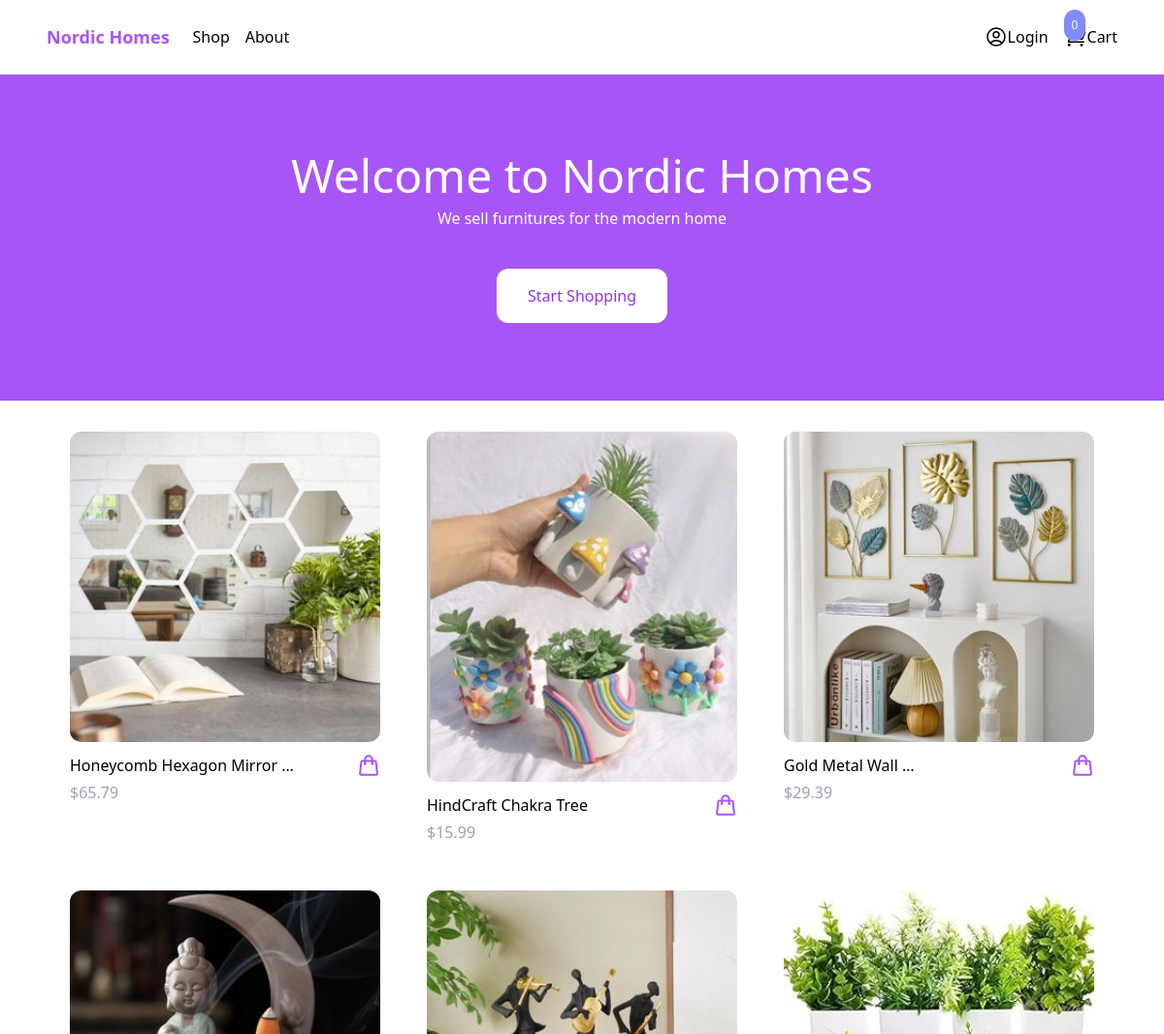
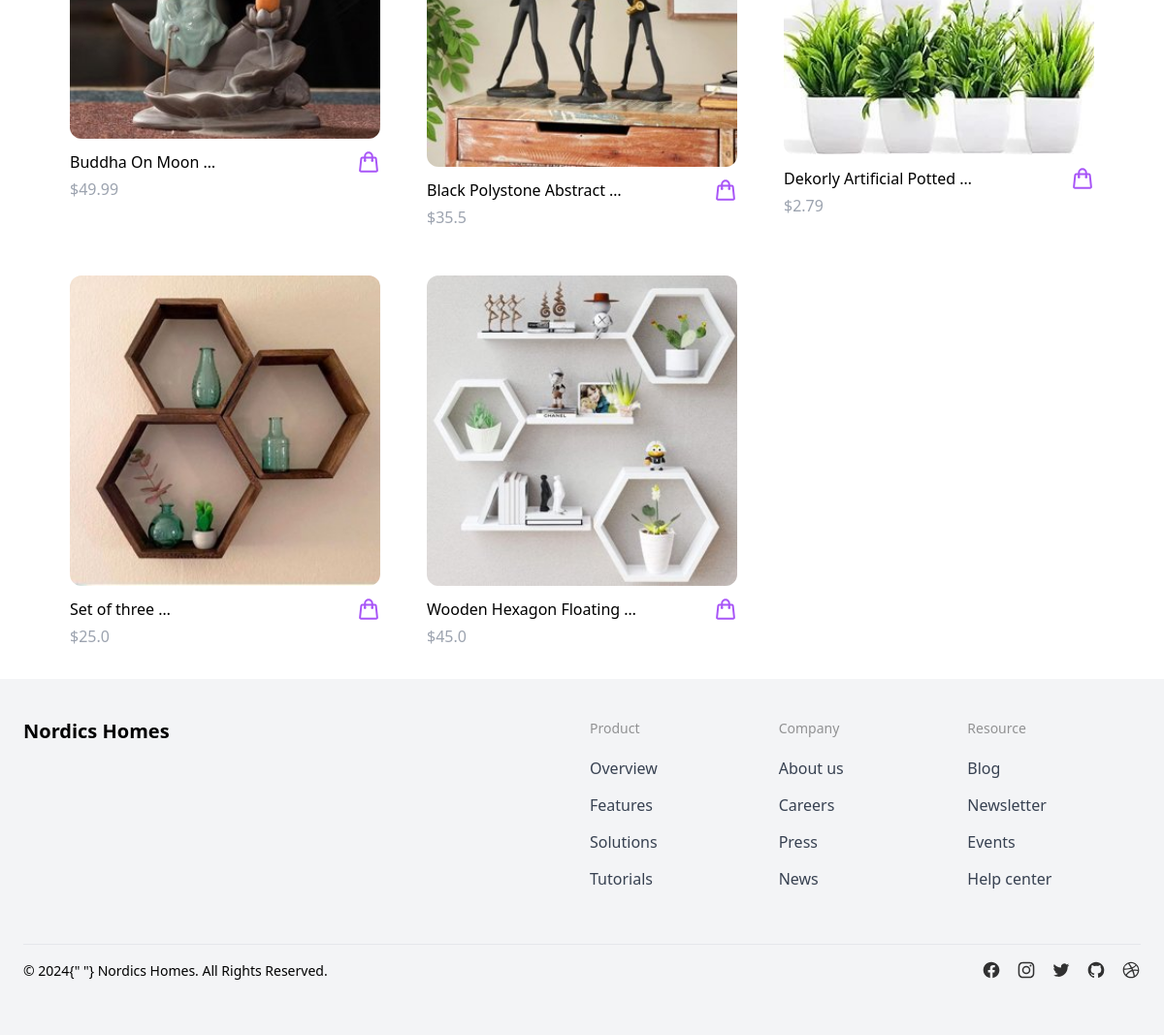
/, run on an earlier commit of the app's database (2 pictures, top to bottom).
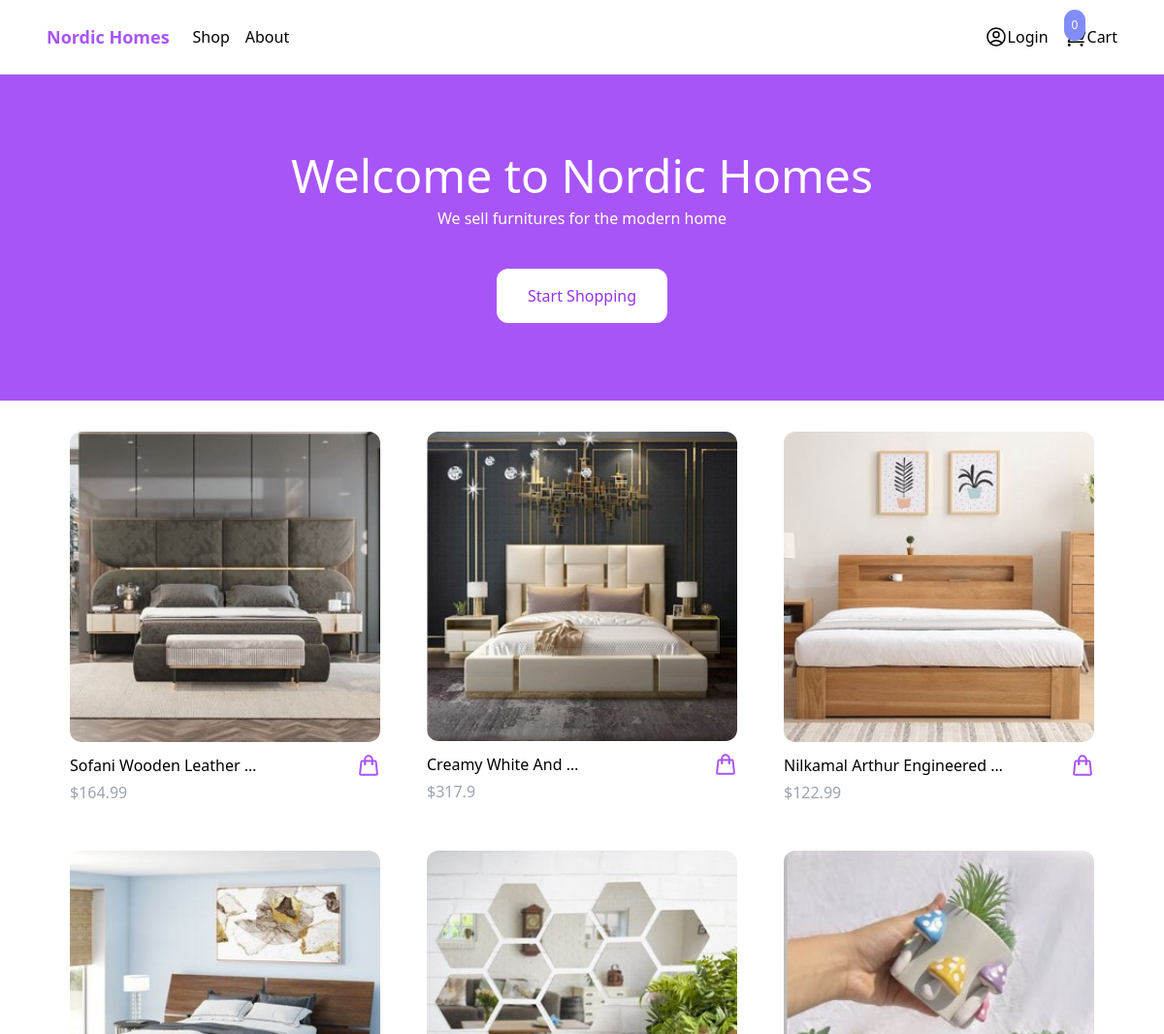
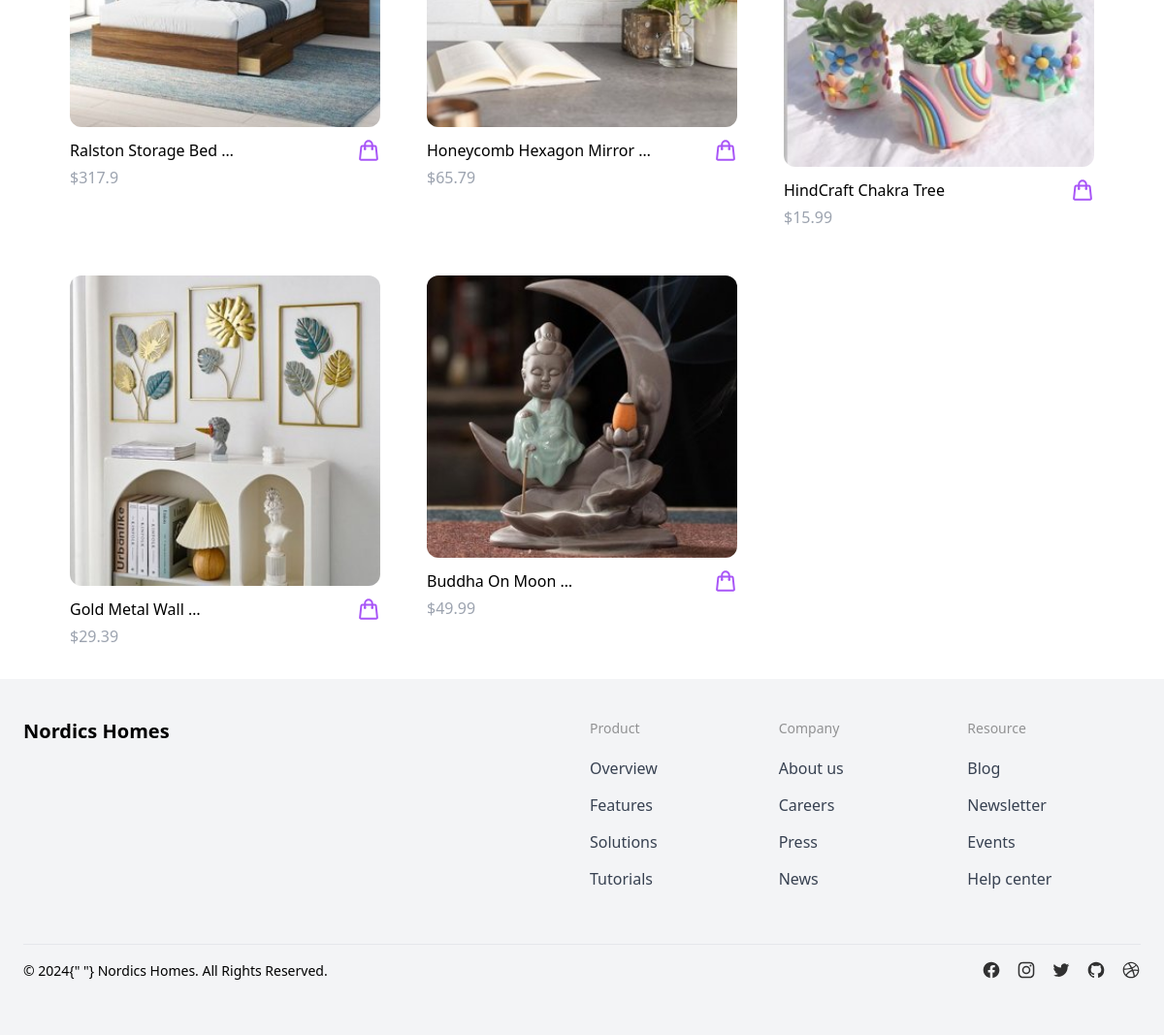
And on a later commit of the database (2 pictures, top to bottom).
### products/models.py (models this page shows, shortened)
class Product(models.Model):
    category = models.ForeignKey(Category, related_name='products', on_delete=models.CASCADE)
    name = models.CharField(max_length=255)
    slug = models.SlugField()
    description  = models.TextField(blank=True, null=True)
    price = models.IntegerField()
    created_at = models.DateTimeField(auto_now_add=True)
    image = models.ImageField(upload_to='uploads/', blank=True, null=True)
    thumbnail = models.ImageField(upload_to='uploads/', blank=True, null=True)
    class Meta:
        ordering = ('-created_at',)
    def get_display_price(self):
        return self.price / 100
    def get_thumbnail(self):
        if self.thumbnail:
            return self.thumbnail.url

### core/views.py (the view)
# urls.py: path('', frontpage, name='frontpage'),
def frontpage(request):
    products = Product.objects.all()[0:8]
    return render(request, 'core/frontpage.html', {'products': products})

### cart/cart.py (called while the page is built)
    def __len__(self):
        return sum(item['quantity'] for item in self.cart.values())

### cart/context_processors.py (called while the page is built)
def cart(request):
    return{'cart': Cart(request)}

### core/templates/core/frontpage.html (shortened to what this page needs)
{% extends 'core/base.html' %}
{% block content %}
<header class="px-6 py-10 lg:py-20 bg-purple-500">
    <div class="max-w-3xl mx-auto text-center">
        <p class="mb-2 text-3xl lg:text-5xl text-white">Welcome to Nordic Homes</p>
        <p class="mb-10 text-white">We sell furnitures for the modern home</p>
        <a href="{% url 'shop' %}" class="inline-block px-8 py-4 rounded-xl font-medium bg-white text-purple-600 hover:bg-gray-200">Start
            Shopping</a>
    </div>
</header>
<div class="max-w-6xl mx-auto py-2 px-6 xl:px-0">
    <div class="products flex items-centre flex-wrap ">
        {% for product in products %}
            {% include 'product/partials/product_list_item.html' %}
        {% endfor %}
    </div>
</div>
{% endblock content %}

### products/templates/product/partials/product_list_item.html (shortened to what this page needs)
<div class="w-full md:w-1/3 xl:w-1/4 p-6">
    <a href="{% url 'product' product.slug %}">
        <img src="{{ product.get_thumbnail }}"
            class="w-full rounded-xl hover:shadow-lg transition duration-300 ease-in-out hover:scale-110" alt="">
    </a>
    <div class="pt-3 flex items-center justify-between">
        <a href="{% url 'product' product.slug %}">{{ product.name|truncatewords:3 }}</a>
        <a
            href="#"
            hx-get="{% url 'add_to_cart' product.id %}"
            hx-target="#menu-cart-button"
            hx-swap="outerHTMl"
            class="text-purple-500 hover:text-purpal-500"
        >
        </a>
    </div>
    <p class="pt-1 text-gray-400">${{ product.get_display_price }}</p>
</div>

What changed in the data, as far as the page shows it:
no longer on this page (row unchanged): Product: get_thumbnail (picture), name "Black Polystone Abstract …", get_display_price "35.5"
no longer on this page (row unchanged): Product: get_thumbnail (picture), name "Dekorly Artificial Potted …", get_display_price "2.79"
no longer on this page (row unchanged): Product: get_thumbnail (picture), name "Set of three …", get_display_price "25.0"
no longer on this page (row unchanged): Product: get_thumbnail (picture), name "Wooden Hexagon Floating …", get_display_price "45.0"
added Product: get_thumbnail (picture), name "Sofani Wooden Leather …", get_display_price "164.99"
added Product: get_thumbnail (picture), name "Creamy White And …", get_display_price "317.9"
added Product: get_thumbnail (picture), name "Nilkamal Arthur Engineered …", get_display_price "122.99"
added Product: get_thumbnail (picture), name "Ralston Storage Bed …", get_display_price "317.9"
